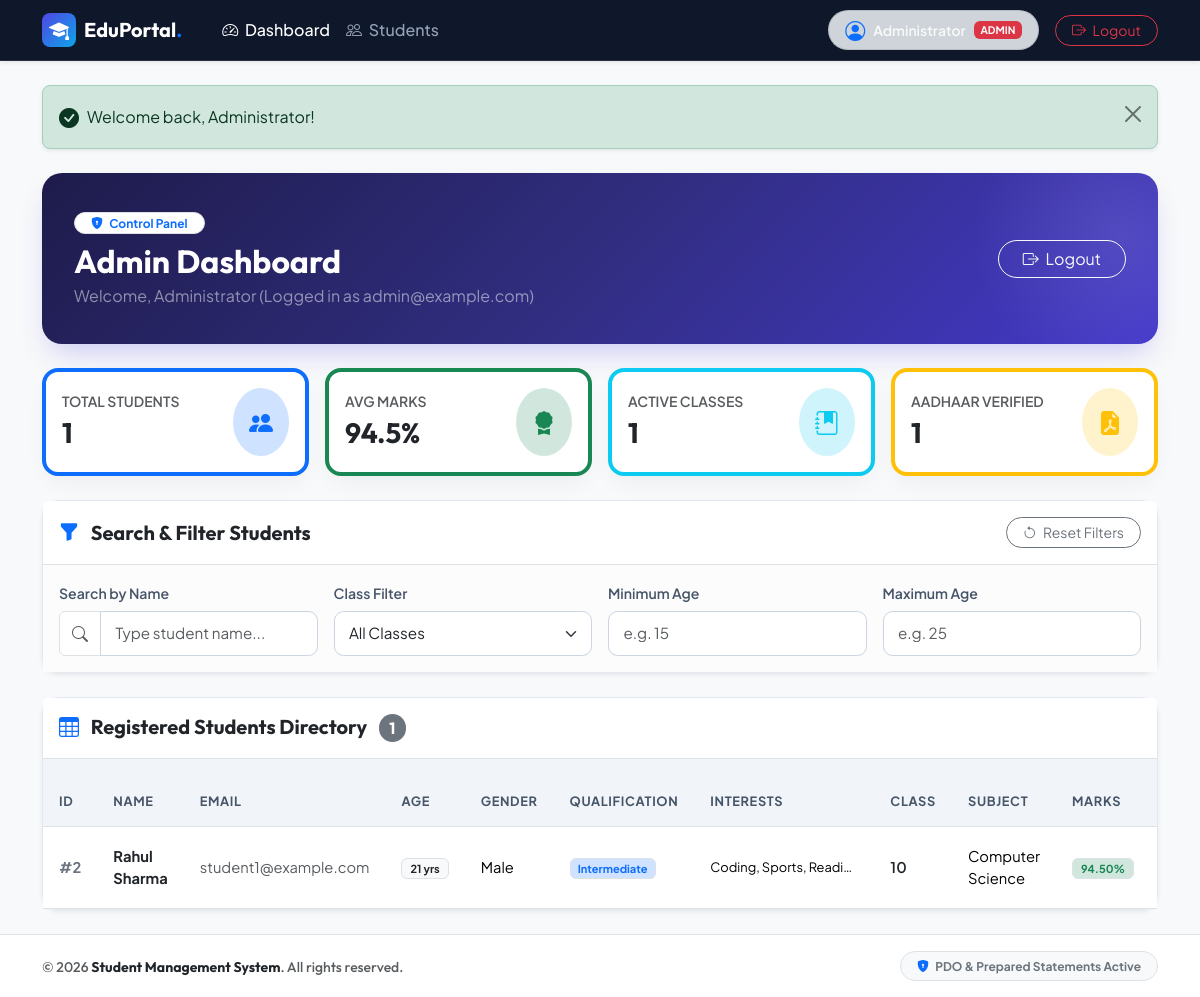
The app's page /admin/dashboard.php (signed in) with its own data.
### tables this page shows
CREATE TABLE `students` (
    `id` INT AUTO_INCREMENT PRIMARY KEY,
    `name` VARCHAR(100) NOT NULL,
    `email` VARCHAR(100) NOT NULL UNIQUE,
    `phone_number` VARCHAR(20) NULL,
    `password` VARCHAR(255) NOT NULL,
    `role` ENUM('admin', 'student') NOT NULL DEFAULT 'student',
    `date_of_birth` DATE NULL,
    `gender` ENUM('Male', 'Female', 'Other') NULL,
    `qualification` VARCHAR(50) NULL,
    `interests` TEXT NULL,
    `class` VARCHAR(50) NULL,
    `subject` VARCHAR(100) NULL,
    `marks` DECIMAL(5,2) NULL,
    `aadhaar_file` VARCHAR(255) NULL,
    `reset_token` VARCHAR(64) NULL,
    `reset_token_expires` DATETIME NULL,
    `created_at` TIMESTAMP DEFAULT CURRENT_TIMESTAMP,
    `updated_at` TIMESTAMP DEFAULT CURRENT_TIMESTAMP ON UPDATE CURRENT_TIMESTAMP,
    UNIQUE KEY `idx_unique_email` (`email`),
    INDEX `idx_role` (`role`),
    INDEX `idx_class` (`class`),
    INDEX `idx_name` (`name`)
);

### config/database.php (called while the page is built, shortened)
<?php
function e($string) {
    return htmlspecialchars($string ?? '', ENT_QUOTES, 'UTF-8');
}
function calculateAge($dob) {
    try {
        $birthDate = new DateTime($dob);
        $today = new DateTime('today');
        return $birthDate->diff($today)->y;
    } catch (Exception $e) {
        return 0;
    }
}

### admin/dashboard.php (the view, shortened to what this page needs)
<?php
$pdo = getDB();
$stmt = $pdo->query("SELECT * FROM students WHERE role = 'student' ORDER BY id DESC");
$students = $stmt->fetchAll();
$totalStudents = count($students);
$classesList = array_unique(array_filter(array_column($students, 'class')));
sort($classesList);
$totalMarks = 0;
$withAadhaar = 0;
foreach ($students as $s) {
    $totalMarks += (float)$s['marks'];
    if (!empty($s['aadhaar_file'])) $withAadhaar++;
}
$avgMarks = $totalStudents > 0 ? round($totalMarks / $totalStudents, 2) : 0;
require_once __DIR__ . '/../includes/header.php';
?>
<div class="welcome-banner mb-4">
    <div class="d-flex flex-wrap align-items-center justify-content-between position-relative z-1">
        <div>
            <span class="badge bg-white text-primary border px-3 py-1 rounded-pill fw-bold mb-2">
                <i class="bi bi-shield-lock-fill me-1"></i> Control Panel
            </span>
            <h2 class="fw-bold mb-1 font-outfit">Admin Dashboard</h2>
            <p class="mb-0 text-white-50">Welcome, Administrator (Logged in as <?php echo e($_SESSION['user_email']); ?>)</p>
        </div>
        <div class="mt-3 mt-md-0">
            <a href="../logout.php" class="btn btn-outline-light rounded-pill px-4">
                <i class="bi bi-box-arrow-right me-1"></i> Logout
            </a>
        </div>
    </div>
</div>
<div class="row g-3 mb-4">
    <div class="col-6 col-md-3">
        <div class="card card-custom p-3 border-start border-4 border-primary">
            <div class="d-flex align-items-center justify-content-between">
                <div>
                    <div class="text-muted small fw-semibold">TOTAL STUDENTS</div>
                    <div class="fs-3 fw-bold font-outfit text-dark"><?php echo $totalStudents; ?></div>
                </div>
                <div class="bg-primary-subtle text-primary p-3 rounded-circle">
                    <i class="bi bi-people-fill fs-4"></i>
                </div>
            </div>
        </div>
    </div>
    <div class="col-6 col-md-3">
        <div class="card card-custom p-3 border-start border-4 border-success">
            <div class="d-flex align-items-center justify-content-between">
                <div>
                    <div class="text-muted small fw-semibold">AVG MARKS</div>
                    <div class="fs-3 fw-bold font-outfit text-dark"><?php echo $avgMarks; ?>%</div>
                </div>
                <div class="bg-success-subtle text-success p-3 rounded-circle">
                    <i class="bi bi-award-fill fs-4"></i>
                </div>
            </div>
        </div>
    </div>
    <div class="col-6 col-md-3">
        <div class="card card-custom p-3 border-start border-4 border-info">
            <div class="d-flex align-items-center justify-content-between">
                <div>
                    <div class="text-muted small fw-semibold">ACTIVE CLASSES</div>
                    <div class="fs-3 fw-bold font-outfit text-dark"><?php echo count($classesList); ?></div>
                </div>
                <div class="bg-info-subtle text-info p-3 rounded-circle">
                    <i class="bi bi-journal-bookmark-fill fs-4"></i>
                </div>
            </div>
        </div>
    </div>
    <div class="col-6 col-md-3">
        <div class="card card-custom p-3 border-start border-4 border-warning">
            <div class="d-flex align-items-center justify-content-between">
                <div>
                    <div class="text-muted small fw-semibold">AADHAAR VERIFIED</div>
                    <div class="fs-3 fw-bold font-outfit text-dark"><?php echo $withAadhaar; ?></div>
                </div>
                <div class="bg-warning-subtle text-warning p-3 rounded-circle">
                    <i class="bi bi-file-earmark-pdf-fill fs-4"></i>
                </div>
            </div>
        </div>
    </div>
</div>
<div class="card card-custom mb-4 shadow-sm">
    <div class="card-header bg-white border-bottom py-3 d-flex align-items-center justify-content-between">
        <h5 class="fw-bold mb-0 font-outfit text-dark"><i class="bi bi-funnel-fill text-primary me-2"></i> Search & Filter Students</h5>
        <button id="resetFilters" class="btn btn-sm btn-outline-secondary rounded-pill px-3">
            <i class="bi bi-arrow-counterclockwise me-1"></i> Reset Filters
        </button>
    </div>
    <div class="card-body bg-light-subtle">
        <div class="row g-3">
            <div class="col-md-3">
                <label for="searchName" class="form-label">Search by Name</label>
                <div class="input-group">
                    <span class="input-group-text bg-white"><i class="bi bi-search text-muted"></i></span>
                    <input type="text" id="searchName" class="form-control" placeholder="Type student name...">
                </div>
            </div>
            <div class="col-md-3">
                <label for="filterClass" class="form-label">Class Filter</label>
                <select id="filterClass" class="form-select">
                    <option value="">All Classes</option>
                </select>
            </div>
            <div class="col-md-3">
                <label for="filterMinAge" class="form-label">Minimum Age</label>
                <input type="number" id="filterMinAge" min="0" max="100" class="form-control" placeholder="e.g. 15">
            </div>
            <div class="col-md-3">
                <label for="filterMaxAge" class="form-label">Maximum Age</label>
                <input type="number" id="filterMaxAge" min="0" max="100" class="form-control" placeholder="e.g. 25">
            </div>
        </div>
    </div>
</div>
<div class="card card-custom shadow-sm" id="students-table">
    <div class="card-header bg-white border-bottom py-3 d-flex align-items-center justify-content-between">
        <h5 class="fw-bold mb-0 font-outfit text-dark">
            <i class="bi bi-table text-primary me-2"></i> Registered Students Directory
            <span class="badge bg-secondary rounded-pill ms-2 fs-6"><?php echo $totalStudents; ?></span>
        </h5>
    </div>
    <div class="card-body p-0">
        <div class="table-responsive">
            <table class="table table-hover table-custom align-middle mb-0" id="studentsTable">
                <thead>
                    <tr>
                        <th>ID</th>
                        <th>Name</th>
                        <th>Email</th>
                        <th>Age</th>
                        <th>Gender</th>
                        <th>Qualification</th>
                        <th>Interests</th>
                        <th>Class</th>
                        <th>Subject</th>
                        <th>Marks</th>
                        <th>Aadhaar</th>
                    </tr>
                </thead>
                <tbody>
                    <?php if (empty($students)): ?>
                        <tr id="noRecordsRow">
                            <td colspan="13" class="text-center py-5 text-muted">
                                <i class="bi bi-inbox fs-1 d-block mb-2 text-secondary"></i>
                                No student records found in the system.
                            </td>
                        </tr>
                    <?php else: ?>
                        <?php foreach ($students as $s):
                            $age = calculateAge($s['date_of_birth']);
                        ?>
                            <tr data-name="<?php echo e($s['name']); ?>"
                                data-class="<?php echo e($s['class']); ?>"
                                data-age="<?php echo $age; ?>">
                                <td class="fw-bold text-secondary">#<?php echo $s['id']; ?></td>
                                <td>
                                    <div class="fw-bold text-dark"><?php echo e($s['name']); ?></div>
                                </td>
                                <td class="text-muted small"><?php echo e($s['email']); ?></td>
                                <td>
                                    <span class="badge bg-light text-dark border px-2 py-1"><?php echo $age; ?> yrs</span>
                                </td>
                                <td><?php echo e($s['gender']); ?></td>
                                <td><span class="badge bg-primary-subtle text-primary border"><?php echo e($s['qualification']); ?></span></td>
                                <td style="max-width: 180px;">
                                    <span class="small text-truncate d-block" title="<?php echo e($s['interests']); ?>">
                                        <?php echo e($s['interests']); ?>
                                    </span>
                                </td>
                                <td class="fw-semibold text-dark"><?php echo e($s['class']); ?></td>
                                <td><?php echo e($s['subject']); ?></td>
                                <td>
                                    <span class="badge <?php echo $s['marks'] >= 75 ? 'bg-success-subtle text-success' : ($s['marks'] >= 50 ? 'bg-warning-subtle text-warning' : 'bg-danger-subtle text-danger'); ?> border px-2 py-1">
                                        <?php echo number_format($s['marks'], 2); ?>%
                                    </span>
                                </td>
                                <td>
                                </td>
                            </tr>
                        <?php endforeach; ?>
                    <?php endif; ?>
                </tbody>
            </table>
        </div>
    </div>
</div>
<?php require_once __DIR__ . '/../includes/footer.php'; ?>

### assets/css/style.css (style rules this page uses)
:root { --primary-color: #4f46e5; --primary-hover: #4338ca; --secondary-color: #0ea5e9; --dark-bg: #0f172a; --light-bg: #f8fafc; --border-color: #e2e8f0; --card-shadow: 0 10px 25px -5px rgba(0, 0, 0, 0.05), 0 8px 10px -6px rgba(0, 0, 0, 0.01); }
body { font-family: 'Plus Jakarta Sans', sans-serif; color: #334155; background-color: #f8fafc; }
.font-outfit { font-family: 'Outfit', sans-serif; }
.card-custom { border: 1px solid #e2e8f0; border-radius: 1rem; box-shadow: var(--card-shadow); background: #ffffff; transition: transform 0.2s ease, box-shadow 0.2s ease; }
.welcome-banner { background: linear-gradient(135deg, #1e1b4b 0%, #312e81 50%, #4338ca 100%); color: #ffffff; border-radius: 1.25rem; padding: 2.25rem 2rem; position: relative; overflow: hidden; box-shadow: 0 15px 30px -10px rgba(79, 70, 229, 0.3); }
.welcome-banner::after { content: ''; position: absolute; top: -50%; right: -10%; width: 300px; height: 300px; background: radial-gradient(circle, rgba(255,255,255,0.1) 0%, rgba(255,255,255,0) 70%); border-radius: 50%; }
.form-control, .form-select { border-radius: 0.6rem; padding: 0.65rem 0.9rem; border: 1px solid #cbd5e1; font-size: 0.95rem; }
.form-label { font-weight: 600; color: #475569; font-size: 0.88rem; margin-bottom: 0.4rem; }
.table-custom { vertical-align: middle; }
.table-custom th { background-color: #f1f5f9; color: #475569; font-size: 0.8rem; text-transform: uppercase; letter-spacing: 0.05em; font-weight: 700; padding: 0.9rem 1rem; }
.table-custom td { padding: 0.9rem 1rem; font-size: 0.92rem; }

### records on screen
students: id "2", name "Rahul Sharma", email "student1@example.com", date_of_birth "21", gender "Male", qualification "Intermediate", interests "Coding, Sports, Reading", class "10", subject "Computer Science", marks "94.50"

### other values on screen
$currentUser['name'] "Administrator"
$currentUser['role'] "ADMIN"
$flash['message'] "Welcome back, Administrator!"
$_SESSION['user_email'] "admin@example.com"
$totalStudents "1"
$avgMarks "94.5"
count($classesList) "1"
$withAadhaar "1"
